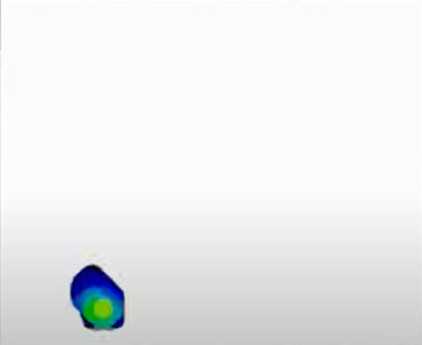
#> input picture dev/LHW/images/1.png, 422 x 345 px, found by its file name; its folder holds only this picture in this run
$ python test_start.py
#> lines starting #> are read from the running program, lines starting #| are printed output that depends on the picture; after the words box and inside, x2 and y2 are one past the last pixel; in counts of white or black regions, pixels touching at a corner belong together
#1
import cv2
import numpy as np
import matplotlib.pyplot as plt
import pandas as pd
import os
from matplotlib import cm
from matplotlib.colors import Normalize


def extract_values_from_jet_heatmap(image_path):
    image = cv2.imread(image_path)
#> image is the input picture: shape (345, 422, 3); mean B, G, R 237.7, 237.1, 236
    image = cv2.cvtColor(image, cv2.COLOR_BGR2RGB)

    turbo_colormap = cm.get_cmap('turbo', 256)
    color_range = np.linspace(0, 1, 256)

    h, w, _ = image.shape
#> h = 345; w = 422
    scalar_values = np.zeros((h, w), dtype=np.float32)

    for i in range(h):
        for j in range(w):
            pixel = image[i, j]
            if (pixel[0] == 0 or pixel[1] == 0 or pixel[2] == 0):
                closest_index = np.argmin(np.linalg.norm(turbo_colormap(color_range)[:, :3] - pixel / 255.0, axis=1))
                scalar_values[i, j] = color_range[closest_index]
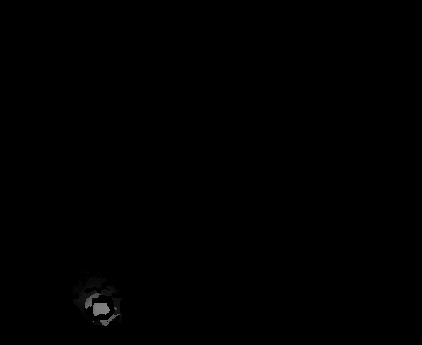
#> scalar_values: shape (345, 422) float32; min 0, max 0.51, mean 0.0013

    return scalar_values


def downscale_image_to_grid(image, target_width, target_height):
#> called with target_width = 40, target_height = 31
    original_height, original_width = image.shape
#> original_height = 345; original_width = 422
    block_size_y = original_height // target_height
#> block_size_y = 11
    block_size_x = original_width // target_width
#> block_size_x = 10

    downscaled_image = np.zeros((target_height, target_width), dtype=np.float32)

    for i in range(target_height):
        for j in range(target_width):
            y_start = i * block_size_y
            y_end = (i + 1) * block_size_y if i < target_height - 1 else original_height
            x_start = j * block_size_x
            x_end = (j + 1) * block_size_x if j < target_width - 1 else original_width
            block = image[y_start:y_end, x_start:x_end]
            downscaled_image[i, j] = np.max(block)
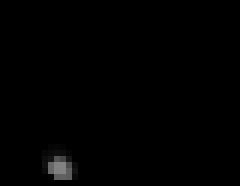
#> downscaled_image: shape (31, 40) float32 (shown 6 times larger); min 0, max 0.51, mean 0.0048

    return downscaled_image


def mask_value(image):
    return image > 0
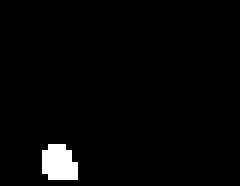
#> returned value: shape (31, 40) bool (shown 6 times larger); 2.4% white; 1 white region, box (x1, y1, x2, y2) and area: (7, 24, 13, 30) 30


def apply_mask_to_heatmap(scalar_values, mask, i):
#> called with i = 1
    masked_values = np.ma.masked_where(mask == False, scalar_values)

    norm = Normalize(vmin=0, vmax=1)

    heatmap_save_path = f"C:/workspace/foot_pressure_image/heatmap/{i:03d}.png"
    csv_save_path = f"C:/workspace/foot_pressure_image/csv/{i:03d}.csv"

    os.makedirs(os.path.dirname(heatmap_save_path), exist_ok=True)
    os.makedirs(os.path.dirname(csv_save_path), exist_ok=True)

    plt.imshow(masked_values, cmap="turbo", interpolation='nearest', norm=norm)
    plt.colorbar()
    plt.savefig(heatmap_save_path, dpi=300, bbox_inches='tight')
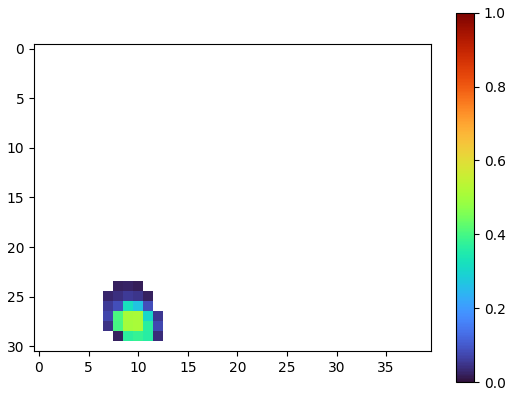
#> figure drawn by matplotlib, 2 panels
    plt.close()

    data = []
    for y in range(scalar_values.shape[0]):
        for x in range(scalar_values.shape[1]):
            if mask[y, x]:
                data.append([x, y, scalar_values[y, x]])
#> after the loop, data = 30 items, first 6: [8, 24, 0.0196], [9, 24, 0.0235], [10, 24, 0.0157], [7, 25, 0.0275], [8, 25, 0.0392], [9, 25, 0.0549]

    df = pd.DataFrame(data, columns=["X", "Y", "Pressure"])
#> df = table of 30 rows and 3 columns
    df.to_csv(csv_save_path, index=False)

    print(f"Saved heatmap: {heatmap_save_path}")
    print(f"Saved CSV: {csv_save_path}")


def reconstruct_heatmap_from_csv(i):
#> called with i = 1
    csv_path = f"C:/workspace/foot_pressure_image/csv/{i:03d}.csv"
    save_path = f"C:/workspace/foot_pressure_image/gait_sample/{i:03d}.png"

    os.makedirs(os.path.dirname(save_path), exist_ok=True)

    df = pd.read_csv(csv_path)

    heatmap = np.zeros((31, 40), dtype=np.float32)  # 40x31 크기의 히트맵 초기화

    for _, row in df.iterrows():
        x, y, pressure = int(row["X"]), int(row["Y"]), row["Pressure"]
        heatmap[y, x] = pressure  # 좌표에 pressure 값 할당

    norm = Normalize(vmin=0, vmax=1)
    heatmap[heatmap == 0] = np.nan
    plt.imshow(heatmap, cmap="turbo", interpolation='nearest', norm=norm)
    plt.colorbar()
    plt.savefig(save_path, dpi=300, bbox_inches='tight')
    plt.close()

    print(f"Reconstructed heatmap saved: {save_path}")


if __name__ == '__main__':
    try:
        for i in range(1, 11):
            image_path = f"C:/workspace/foot_pressure_image/images/{i}.png"

            scalar_values = extract_values_from_jet_heatmap(image_path)
            downscaled_values = downscale_image_to_grid(scalar_values, 40, 31)
            mask = mask_value(downscaled_values)

            print(f"Processing {image_path}")

            apply_mask_to_heatmap(downscaled_values, mask, i)

            # CSV 파일을 다시 히트맵으로 변환
            reconstruct_heatmap_from_csv(i)

        print("Process completed.")

    except Exception as e:
        print(f"Error: {e}")
